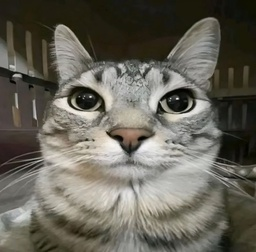
#> input picture imagen.jpg, 256 x 252 px, shrunk from 735 x 723 before the run
$ python arnold_map.py
#> lines starting #> are read from the running program, lines starting #| are printed output that depends on the picture
from PIL import Image
import numpy as np

def arnold_cat_map(img_array, iterations=1):
    """
    Mapa de Arnold
    """
    N = img_array.shape[0]  # Tamaño de la dimension de la imagen
    result = np.copy(img_array)  # Copia del arreglo

    for _ in range(iterations):
        temp = np.zeros_like(result)  # Arreglo temporal
        for x in range(N):
            for y in range(N):
                # Aplicacion de las transformaciones
                x_new = (x + y) % N
                y_new = (x + 2*y) % N
                temp[x_new, y_new] = result[x, y]  # Asignacion de los valores
        result = temp

    return result  # Retorna el arreglo de imagen

def main():
    # Carga de la imagen
    img = Image.open("imagen.jpg")
#> img is the input picture: PIL image 256x252 RGB; mean R, G, B 102.2, 99.4, 89

    # Conversión a arreglo
    img_array = np.array(img)

    # Verificación y ajuste si la imagen no es cuadrada
    height, width = img_array.shape[:2]
#> height = 252; width = 256
    if height != width:
        min_dim = min(height, width)
#> min_dim = 252
        img_array = img_array[:min_dim, :min_dim, :]  # Recorta la imagen
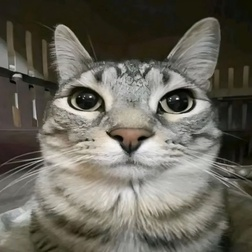
#> img_array: shape (252, 252, 3); mean R, G, B 103.2, 100.4, 90
        height, width = min_dim, min_dim
#> width = 252

    # Numero de iteraciones
    iterations = 120

    # Aplicacion del mapa
    scrambled_image = arnold_cat_map(img_array, iterations=iterations)

    # Conversion de nuevo a imagen
    img_scrambled = Image.fromarray(scrambled_image.astype('uint8'))  # Conversion
    img_scrambled.save(f"arnold_{iterations}.png")  # Guardado de la imagen
    print(f"Imagen guardada como arnold_{iterations}.png")

if __name__ == "__main__":
    main()

$ run again, with arnold_3.png saved as imagen.jpg
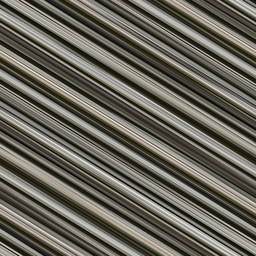
#> input picture arnold_3.png, 256 x 256 px, shrunk from 723 x 723 before the run
#> in main, img is the input picture: PIL image 256x256 RGB; mean R, G, B 103.2, 100.4, 90
#> after the loop in arnold_cat_map, `for _ in range(iterations):`:
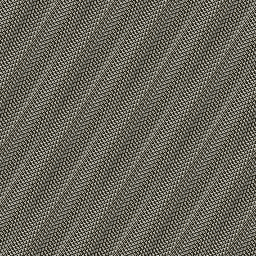
#> temp: shape (256, 256, 3); mean R, G, B 103.2, 100.4, 90
